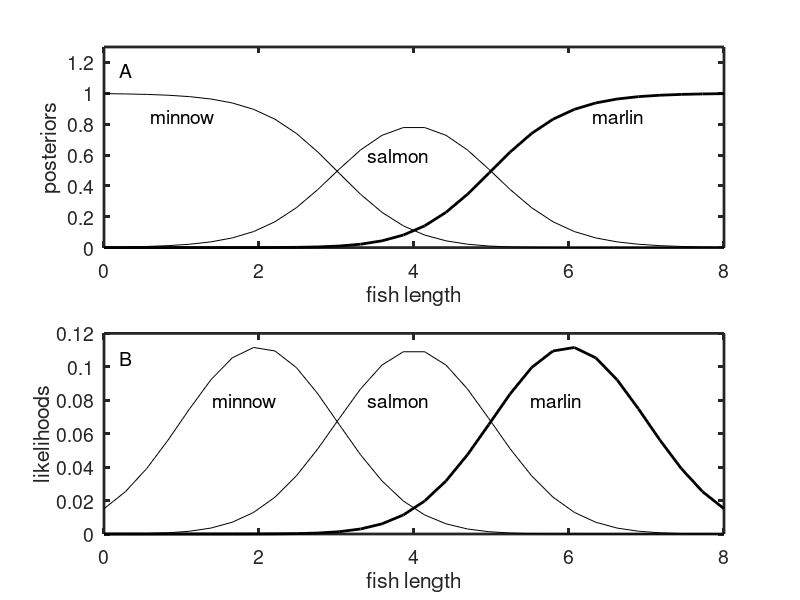

Write MATLAB code to recreate this figure.
% ClassifyFishBayesRule.m
% this script classifies fish using Bayes Rule

% set likelihood parameters and class priors
me1=2; me2=4; me3=6; % set likelihood means
sd1=1; sd2=1; sd3=1; % set likelihood variances
pf1=1/3; pf2=1/3; pf3=1/3; % set priors (must sum to one)

% set fish lengths
maxLength=8; % set maximum fish length
nLengths=30; % set number of fish lengths
Lvec=linspace(0,maxLength,nLengths)'; % set length vector

% compute the (descretized) Gaussian likelihood densities
plf1=(1/(sd1*sqrt(2*pi)))*exp(-1/2*((Lvec-me1)/sd1).^2);
plf2=(1/(sd2*sqrt(2*pi)))*exp(-1/2*((Lvec-me2)/sd2).^2);
plf3=(1/(sd3*sqrt(2*pi)))*exp(-1/2*((Lvec-me3)/sd3).^2);
plf1=plf1/sum(plf1); % normalize
plf2=plf2/sum(plf2); % normalize
plf3=plf3/sum(plf3); % normalize

% compute unconditional probability of length (evidence)
pl=plf1*pf1+plf2*pf2+plf3*pf3;

% compute posterior probabilities
pf1l=(plf1./pl)*pf1;
pf2l=(plf2./pl)*pf2;
pf3l=(plf3./pl)*pf3;



% plot results
fs=14; % set font size
lw=2; % set line width
clf
subplot(211)
plot(Lvec,pf1l,'k',Lvec,pf2l,'k',Lvec,pf3l,'k','linewidth',lw)
axis([0 maxLength 0 1.3])
set(gca,'linewidth',lw)
set(gca,'fontsize',fs)
ylabel('posteriors')
xlabel('fish length')
text(0.2,1.15,'A','fontsize',fs)
text(0.6,0.85,'minnow','fontsize',fs)
text(3.4,0.6,'salmon','fontsize',fs)
text(6.3,0.85,'marlin','fontsize',fs)
subplot(212)
plot(Lvec,plf1,'k',Lvec,plf2,'k',Lvec,plf3,'k','linewidth',lw)
axis([0 maxLength 0 0.12])
set(gca,'linewidth',lw)
set(gca,'fontsize',fs)
ylabel('likelihoods')
xlabel('fish length')
text(0.2,0.105,'B','fontsize',fs)
text(1.4,0.08,'minnow','fontsize',fs)
text(3.4,0.08,'salmon','fontsize',fs)
text(5.5,0.08,'marlin','fontsize',fs)




   